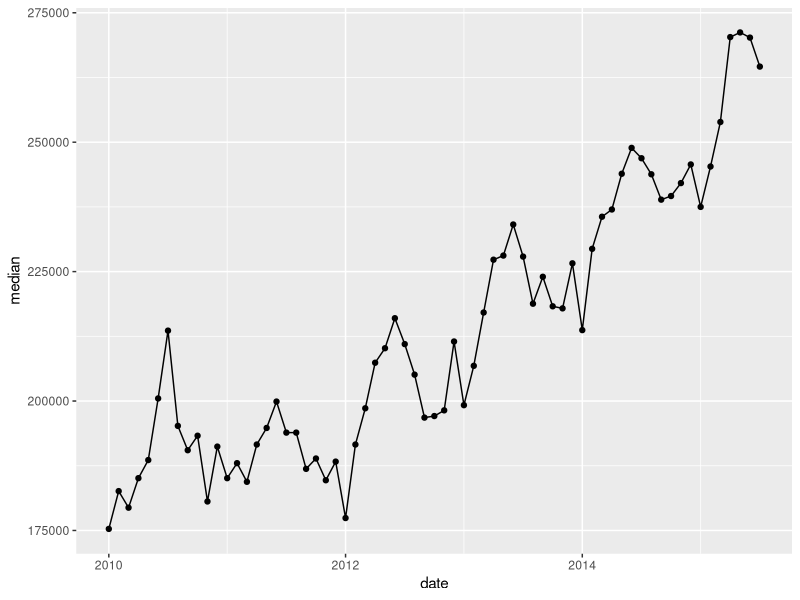
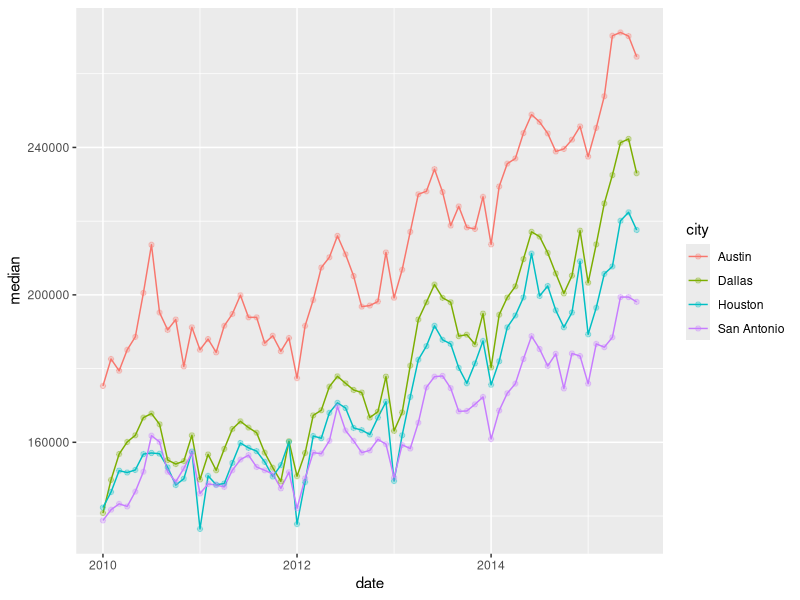
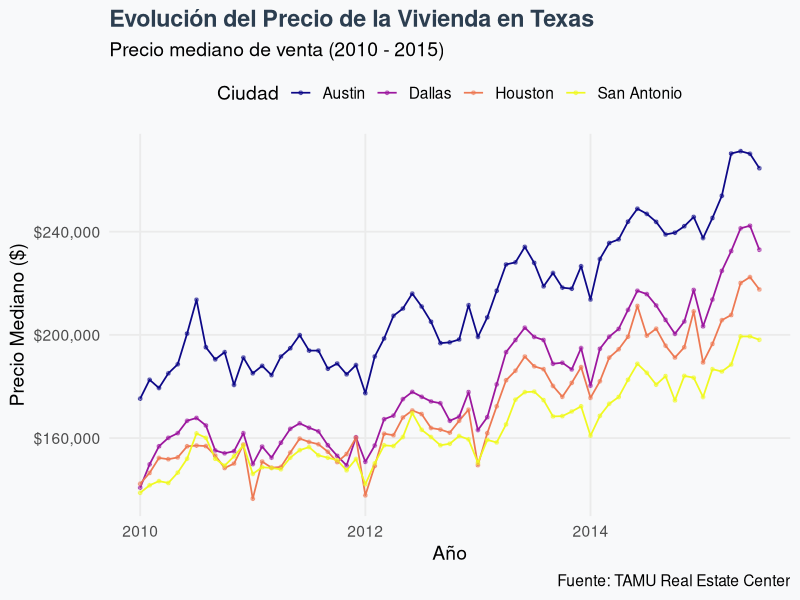

R code for these plots, in order:
## ---- chunk 1
#| label: setup
#| message: false
library(ggplot2)
library(dplyr)

# Usamos el dataset txhousing que viene con ggplot2
data("txhousing")

# Vamos a filtrar para quedarnos con un par de ciudades interesantes
ciudades_interesantes <- c("Austin", "Houston", "Dallas", "San Antonio")
datos_texas <- txhousing %>% 
  filter(city %in% ciudades_interesantes) %>%
  filter(year >= 2010) # Nos centramos en la última década del dataset

head(datos_texas)
## ---- chunk 2
datos_austin <- datos_texas %>% filter(city == "Austin")

ggplot(data = datos_austin, aes(x = date, y = median)) +
  geom_point() +
  geom_line()
## ---- chunk 3
ggplot(data = datos_texas, aes(x = date, y = median, color = city)) +
  geom_line() +
  geom_point(alpha = 0.3) # Puntos más claritos para no tapar la línea
## ---- chunk 4
ggplot(data = datos_texas, aes(x = date, y = median, color = city)) +
  # Geometrías con ajustes de estilo
  geom_line(linewidth = 0.6) +
  geom_point(size = 1, alpha = 0.5) +
  
  # Escalas de color y etiquetas
  scale_color_viridis_d(option = "plasma", name = "Ciudad") +
  scale_y_continuous(labels = scales::label_dollar()) +
  
  # Títulos y anotaciones
  labs(
    title = "Evolución del Precio de la Vivienda en Texas",
    subtitle = "Precio mediano de venta (2010 - 2015)",
    x = "Año",
    y = "Precio Mediano ($)",
    caption = "Fuente: TAMU Real Estate Center"
  ) +
  
  # Aplicación de un tema profesional
  theme_minimal(base_size = 14) +
  theme(
    plot.title = element_text(face = "bold", color = "#2c3e50"),
    legend.position = "top",
    panel.grid.minor = element_blank(),
    plot.background = element_rect(fill = "#f8f9fa", color = NA)
  )
